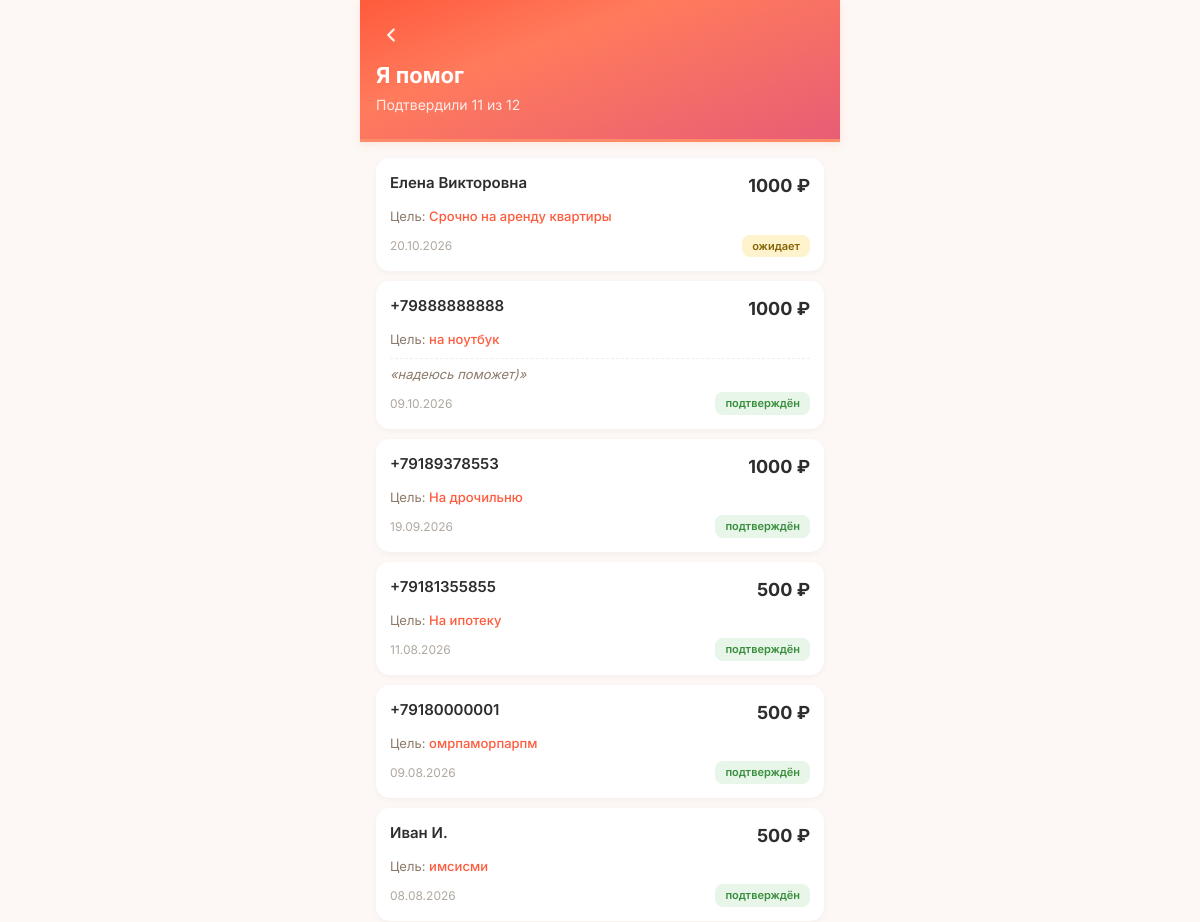
/profile/sent (signed in, upper part), run on an earlier commit of the app's database.
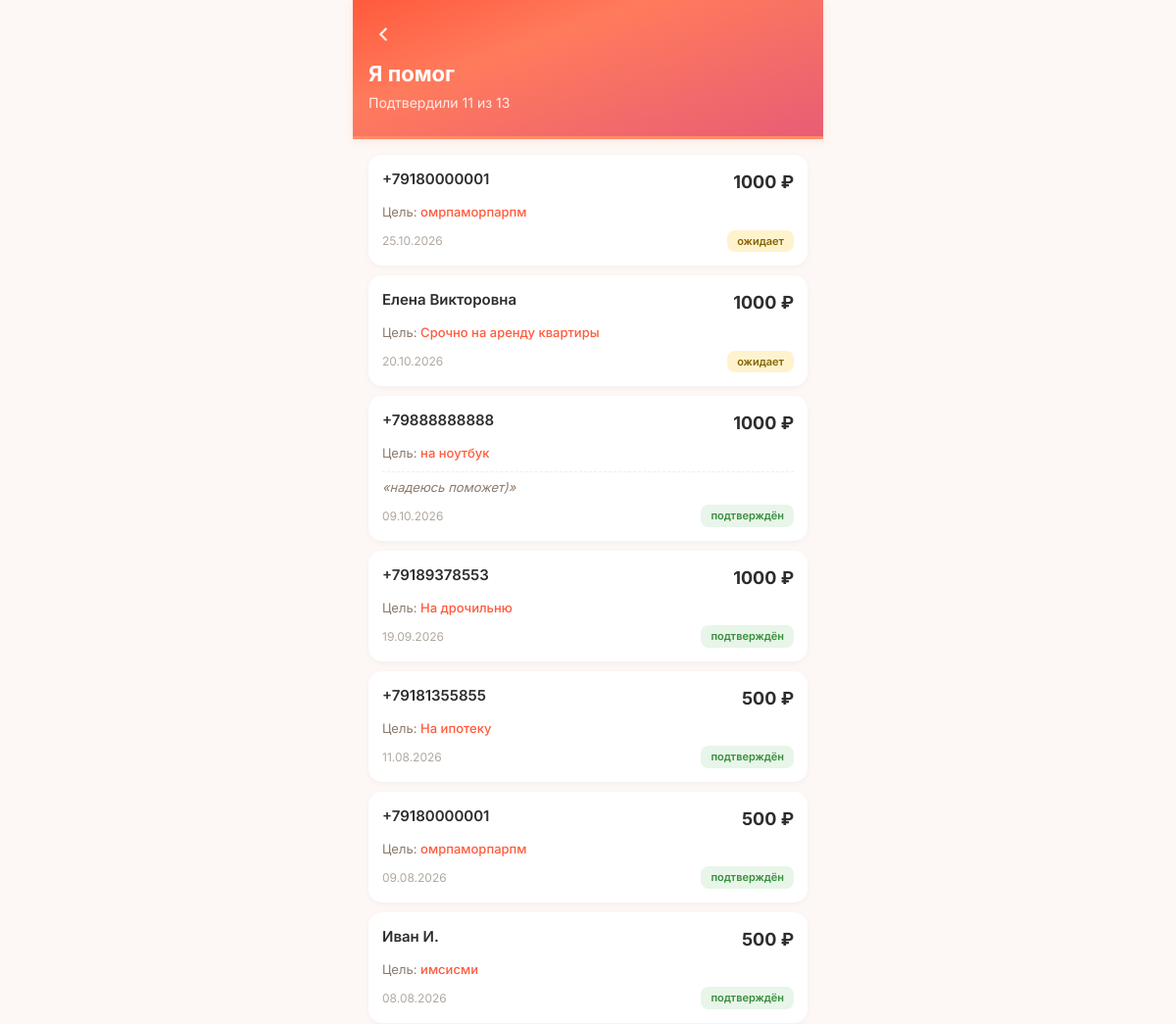
And on a later commit of the database.
### tables this page shows
CREATE TABLE donations (
            id INTEGER PRIMARY KEY AUTOINCREMENT,
            goal_id INTEGER NOT NULL,
            donor_id INTEGER NULL,
            amount_reported REAL NOT NULL,
            status TEXT NOT NULL CHECK(status IN ('donor_confirmed','recipient_confirmed','completed','disputed')),
            is_anonymous INTEGER DEFAULT 0,
            is_seed INTEGER DEFAULT 0,
            warm_word TEXT NULL,
            donor_confirmed_at TEXT DEFAULT (datetime('now')),
            recipient_confirmed_at TEXT NULL,
            completed_at TEXT NULL,
            dispute_reason TEXT NULL,
            donor_to_recipient_count INTEGER DEFAULT 1,
            referred_by INTEGER NULL, ip_address TEXT,
            FOREIGN KEY (goal_id) REFERENCES goals(id),
            FOREIGN KEY (donor_id) REFERENCES users(id)
        );

CREATE TABLE "goals" (
        id INTEGER PRIMARY KEY AUTOINCREMENT,
        user_id INTEGER NOT NULL,
        type TEXT NOT NULL CHECK(type IN ('super_blitz','blitz','serious','urgent','group')),
        title TEXT NOT NULL,
        description TEXT NULL,
        photo_url TEXT NULL,
        amount_goal REAL NOT NULL,
        amount_collected REAL DEFAULT 0.00,
        ends_at TEXT NULL,
        status TEXT DEFAULT 'draft' CHECK(status IN ('draft','active','frozen','completed','failed','lightning_failed','hidden')),
        trial_ends_at TEXT NULL,
        subscription_active_until TEXT NULL,
        last_boosted_at TEXT NULL,
        is_lightning INTEGER DEFAULT 0,
        lightning_started_at TEXT NULL,
        moderation_status TEXT DEFAULT 'pending',
        completion_type TEXT DEFAULT 'organic',
        is_seed INTEGER DEFAULT 0,
        views_count INTEGER DEFAULT 0,
        views_24h INTEGER DEFAULT 0,
        donations_count INTEGER DEFAULT 0,
        donations_24h INTEGER DEFAULT 0,
        created_at TEXT DEFAULT (datetime('now')), photos TEXT, moderation_comment TEXT, moderated_at TEXT, moderated_by INTEGER, resubmission_count INTEGER DEFAULT 0, is_resubmission INTEGER DEFAULT 0, rejection_categories TEXT, hidden_by_ban INTEGER DEFAULT 0,
        FOREIGN KEY (user_id) REFERENCES users(id)
    );

### main.py (the view)
@app.route('/profile/sent')
@login_required
def profile_sent():
    user = get_current_user()
    db = get_db()
    donations = db.execute("""
        SELECT d.*,
               g.title as goal_title,
               g.id as goal_id,
               COALESCE(NULLIF(u.name, ''), '+' || u.phone) as recipient_name
        FROM donations d
        JOIN goals g ON d.goal_id = g.id
        JOIN users u ON g.user_id = u.id
        WHERE d.donor_id = ?
        ORDER BY d.donor_confirmed_at DESC
    """, (user['id'],)).fetchall()
    total = len(donations)
    approved = sum(1 for d in donations if d['status'] in ('recipient_confirmed', 'completed'))
    return render_template('profile_donations.html',
        mode='sent',
        donations=donations,
        total=total,
        approved=approved,
        user=user)

### main.py (called while the page is built)
def get_current_user():
    if 'user_id' in session:
        db = get_db()
        try:
            user = db.execute("SELECT * FROM users WHERE id = ?", (session['user_id'],)).fetchone()
            if user and user['is_banned']:
                return None
            return user
        except sqlite3.Error as e:
            logger.error(f'[get_current_user] Ошибка БД: {e}')
            return None
    return None

def login_required(f):
    @wraps(f)
    def wrap(*args, **kwargs):
        user = get_current_user()
        if not user:
            session.clear()
            flash('Сначала войдите в аккаунт.', 'warning')
            return redirect(url_for('login'))
        return f(*args, **kwargs)
    return wrap

### models.py (called while the page is built)
def _create_connection():
    conn = sqlite3.connect(DATABASE, timeout=30)
    conn.row_factory = sqlite3.Row
    conn.execute("PRAGMA journal_mode=WAL")
    conn.execute("PRAGMA synchronous=NORMAL")
    conn.execute("PRAGMA busy_timeout=30000")
    conn.execute("PRAGMA foreign_keys = ON")
    return conn

### templates/profile_donations.html (shortened to what this page needs)
<!DOCTYPE html>
<html lang="ru">
<head>
    <link rel="stylesheet" href="/static/style.css?v=7">
</head>
<body>
    <div class="container">
        <div class="page-header">
            <button class="goal-back" onclick="goBack()" aria-label="Назад">
                <svg viewBox="0 0 24 24" fill="none" stroke="currentColor" stroke-width="2.5" stroke-linecap="round" stroke-linejoin="round"><polyline points="15 18 9 12 15 6"></polyline></svg>
            </button>
            <h1>{% if mode == 'received' %}Мне помогли{% else %}Я помог{% endif %}</h1>
            <div class="summary">
                {% if mode == 'received' %}
                    Подтверждено {{ approved }} из {{ total }}
                {% else %}
                    Подтвердили {{ approved }} из {{ total }}
                {% endif %}
            </div>
        </div>
        <div class="donations-list">
            {% if donations %}
                {% for d in donations %}
                <div class="donation-card">
                    <div class="donation-top">
                        <div class="donation-who">
                            {% if mode == 'received' %}
                                {{ d.donor_name or 'Аноним' }}
                            {% else %}
                                {{ d.recipient_name or 'Получатель' }}
                            {% endif %}
                        </div>
                        <div class="donation-amount">{{ "%.0f"|format(d.amount_reported) }} ₽</div>
                    </div>
                    <div class="donation-goal">
                        {% if mode == 'received' %}
                            В цель: <a href="/goal/{{ d.goal_id }}">{{ d.goal_title }}</a>
                        {% else %}
                            Цель: <a href="/goal/{{ d.goal_id }}">{{ d.goal_title }}</a>
                        {% endif %}
                    </div>
                    {% if d.warm_word %}
                    <div class="warm-word">«{{ d.warm_word }}»</div>
                    {% endif %}
                    <div class="donation-meta">
                        <span>{{ d.donor_confirmed_at[:10] | date_ru if d.donor_confirmed_at else '—' }}</span>
                        {% if d.status == 'donor_confirmed' %}
                            <span class="status-badge status-pending">ожидает</span>
                        {% elif d.status == 'recipient_confirmed' %}
                            <span class="status-badge status-approved">подтверждён</span>
                        {% elif d.status == 'completed' %}
                            <span class="status-badge status-approved">засчитан</span>
                        {% endif %}
                    </div>
                </div>
                {% endfor %}
            {% endif %}
        </div>
    </div>
</body>
</html>

What changed in the data, as far as the page shows it:
added donations: recipient_name "+79180000001", amount_reported "1000", goal_title "омрпаморпарпм", donor_confirmed_at "25.10.2026", status "ожидает"
Also different on the page:
{{ total }}: "12" → "13"
